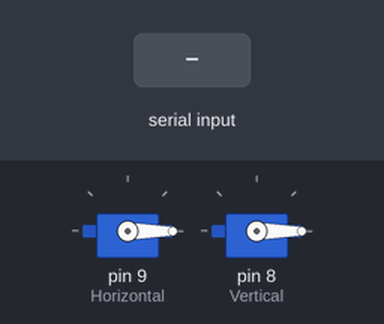
The sketch below on a simulated Arduino Uno, built with avr-gcc and run on an emulated ATmega328P. On the bench: 2 × servo. The test bench sets the inputs (shaded band).

Above: at 1.2 s.
1.3 s: "Right" received over Serial
At 4.2 s:
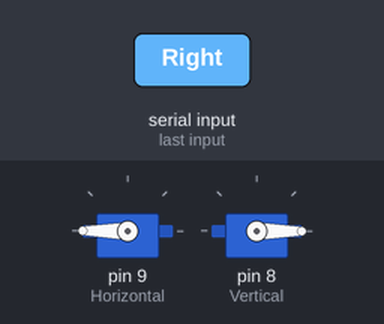
4.3 s: "Left" received over Serial
At 5.46 s:
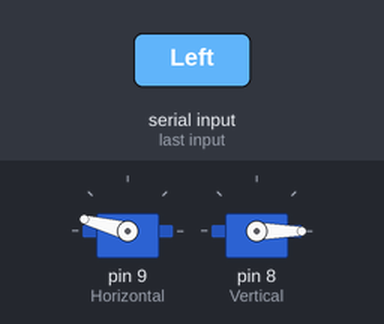
7.3 s: "Forward" received over Serial
At 10.2 s:
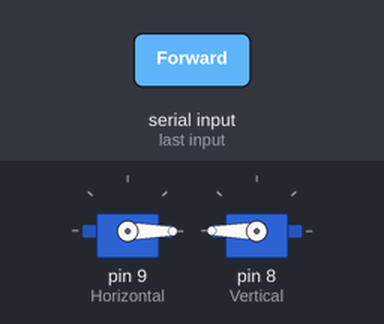
10.3 s: "right" received over Serial
At 13.2 s:
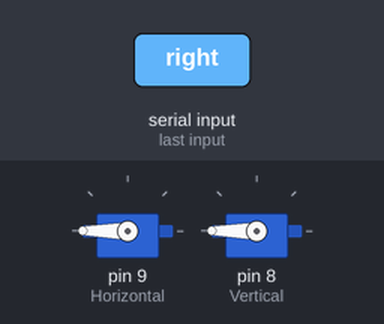
13.3 s: "left" received over Serial
At 14.46 s:
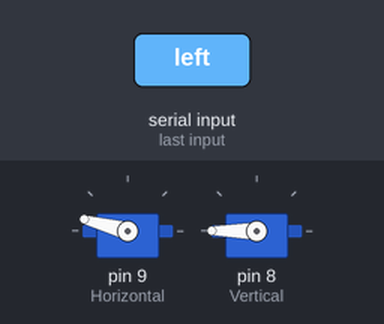
Timing chart, 0 to 17.3 s (numbered marks = the images above; inputs shaded):
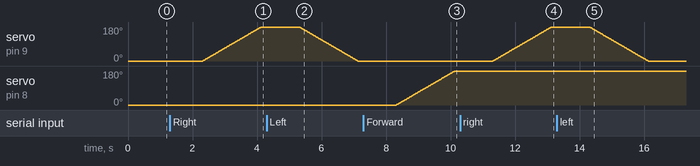

Measured:
- after the input at 1.3 s, servo on pin 9 (Horizontal): moves from 0° to 180° over 1.8 s, starting after 1.0 s
- after the input at 4.3 s, servo on pin 9 (Horizontal): moves from 180° to 0° over 1.8 s, starting after 1.0 s
- after the input at 7.3 s, servo on pin 8 (Vertical): moves from 0° to 180° over 1.8 s, starting after 1.0 s
- after the input at 10.3 s, servo on pin 9 (Horizontal): moves from 0° to 180° over 1.8 s, starting after 1.0 s
- after the input at 13.3 s, servo on pin 9 (Horizontal): moves from 180° to 0° over 1.8 s, starting after 1.0 s

The sketch:

control_arm.ino
```cpp
#include <Servo.h>

Servo Horizontal;
Servo Vertical;
double H_pos = 0;
double V_pos = 0;

void setup() {
 Serial.begin(9600);
 Horizontal.attach(9);
 Vertical.attach(8);
 Horizontal.write(0);
 Vertical.write(0);
}

void loop() {
 String command = Serial.readString();


    if (command == "Right"|| command == "right") {
      for (H_pos = 0; H_pos <= 180; H_pos += 1) {
        if (command == "Stop" || command == "stop"){
          break;
          }
        Horizontal.write(H_pos);
        delay(10);
  }
    }

    if (command == "Left"|| command == "left") {
      for (H_pos = 180; H_pos >= 0; H_pos -= 1) {
        if (command == "Stop" || command == "stop"){
          exit;
          }
        Horizontal.write(H_pos);
        delay(10);
  }
    }
    if (command == "Forward" || command == "forward") {
      for (V_pos = 0; V_pos <= 180; V_pos += 1) {
        if (command == "Stop" || command == "stop"){
          break;
          }
        Vertical.write(V_pos);
        delay(10);
  }
    }
    if (command == "Backward" || command == "backward") {
      for (V_pos = 180; V_pos >= 0; V_pos -= 1) {
        if (command == "Stop" || command == "stop"){
          break;
          }
        Vertical.write(V_pos);
        delay(10);
  }
    }

}
```
